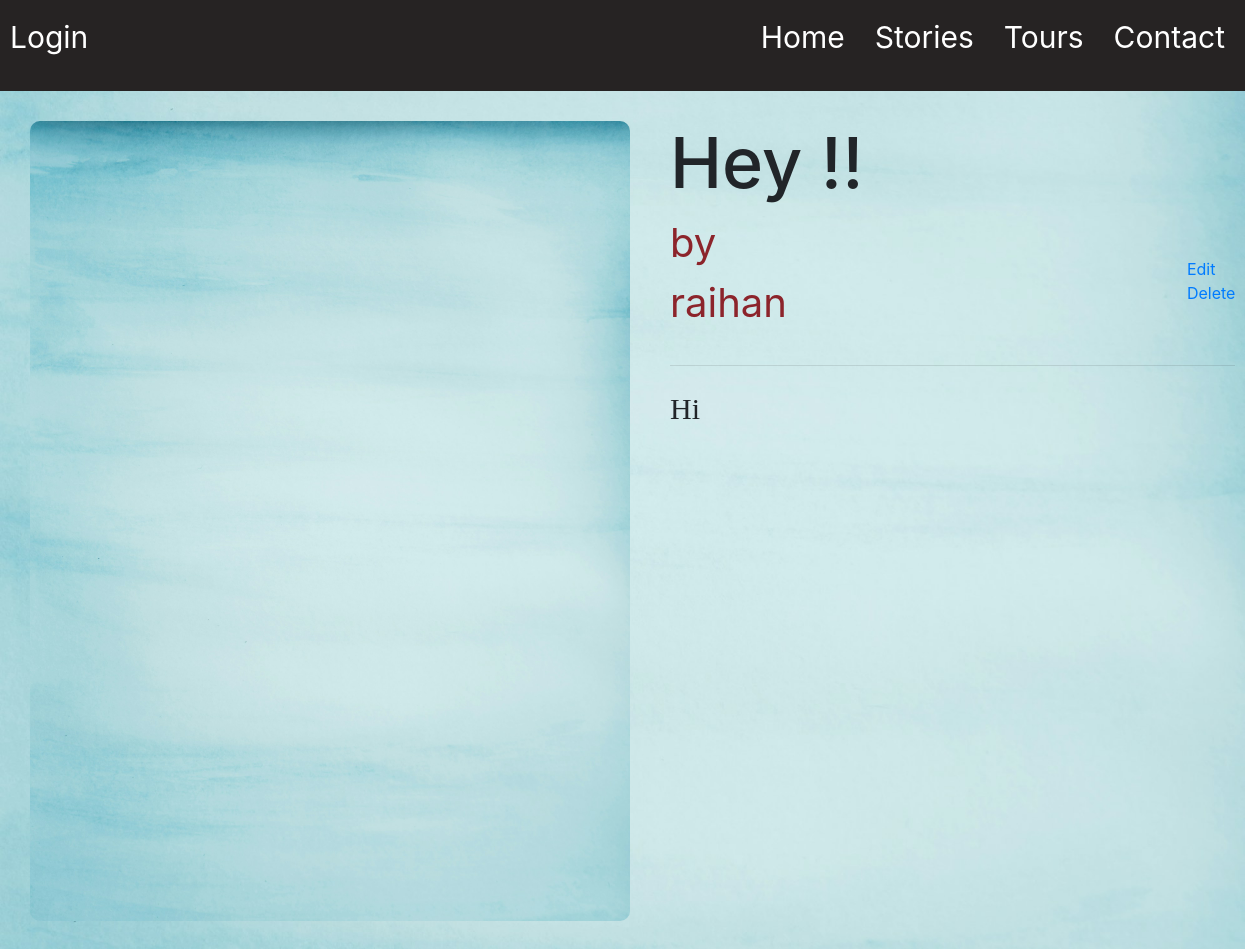
Page /blog/3/ on the committed database.
### travel/models.py (models this page shows, shortened)
class Blog(models.Model):
    author = models.ForeignKey(CustomUser, on_delete=models.CASCADE, related_name='blog_posts')
    title = models.CharField(max_length=200)
    image = models.ImageField(upload_to='images',default='default.jpg')
    description = models.TextField()
    created = models.DateTimeField(auto_now=True)
    updated = models.DateTimeField(auto_now_add=True)

### accounts/models.py (models this page shows)
class CustomUser(AbstractUser):
    pass

### travel/views.py (the view)
# urls.py: path('blog/<int:pk>/', BlogDetailView.as_view(), name='post-detail'),
class BlogDetailView(DetailView):
    model = Blog
    template_name = 'blog_detail.html'

### templates/blog_detail.html
{% extends 'base.html' %}
{% block content %}
<div class="blog">
    <img src="{{blog.image.url}}" alt="">
    <div class="blog-text">
        <h1>{{blog.title}}</h1>
        <div class="flexbtn">
            <p class="myp">by {{blog.author}}</p>
            <div>
                <a href="{% url 'blog_update' blog.id %}">Edit</a>
                <a href="{% url 'blog_delete' blog.id %}">Delete</a>
            </div>
        </div>
        <hr>
        <p class="desc">{{blog.description}}</p>
    </div>
</div>
{% endblock content %}

### static/css/style.css (style rules this page uses)
* { margin: 0; padding: 0; box-sizing: border-box; }
body { background-color: skyblue; background-image: url('/static/images/3.jpg'); background-position: center center; background-repeat: no-repeat; background-size: cover; }
.blog img { width: 1000px; height: 800px; border-radius: 10px; }
.blog { display: flex; margin: 30px; gap: 40px; }
.blog h1 { font-size: 70px; }
.blog .myp { font-size: 40px; color: rgb(140, 36, 43); }
.blog .desc { margin-top: 20px; font-family: Cambria, Cochin, Georgia, Times, 'Times New Roman', serif; font-size: 30px; }
.flexbtn { display: grid; grid-template-columns: 1fr 1fr; align-items: center; gap: 400px; }

### rows in the picture
Blog: image (picture), title "Hey !!", author "raihan", description "Hi"
